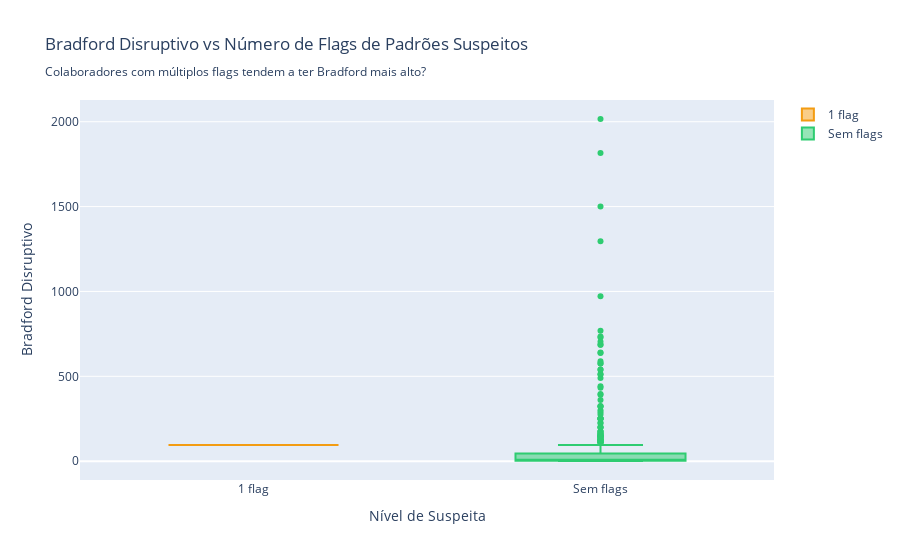

The notebook cell saved with this chart:
### Markdown cell above
### 6.4 Síntese de Padrões Suspeitos

### Code cell
# Combinar todos os flags
df_sintese = df_bradford_disruptivo[['login_colaborador', 'nome_colaborador', 'bradford_disruptivo', 'risk_level']].copy()

# Merge com flags
df_sintese = df_sintese.merge(
    df_padroes_seg_sex[['login_colaborador', 'flag_weekend_pattern']],
    on='login_colaborador',
    how='left'
).fillna(False)

df_sintese = df_sintese.merge(
    df_ponte_colab[['login_colaborador', 'flag_bridge_pattern']],
    on='login_colaborador',
    how='left'
).fillna(False)

if n_medicas_short > 0:
    df_sintese = df_sintese.merge(
        df_medicas_colab[['login_colaborador', 'flag_medica_suspeita']],
        on='login_colaborador',
        how='left'
    ).fillna(False)
else:
    df_sintese['flag_medica_suspeita'] = False

# Contar número total de flags
df_sintese['num_flags'] = (
    df_sintese['flag_weekend_pattern'].astype(int) +
    df_sintese['flag_bridge_pattern'].astype(int) +
    df_sintese['flag_medica_suspeita'].astype(int)
)

# Classificar por nível de suspeita
def classificar_suspeita(row):
    if row['num_flags'] == 0:
        return 'Sem flags'
    elif row['num_flags'] == 1:
        return '1 flag'
    elif row['num_flags'] == 2:
        return '2 flags'
    else:
        return '3 flags'

df_sintese['nivel_suspeita'] = df_sintese.apply(classificar_suspeita, axis=1)

# Estatísticas
print(f'\nDistribuição de Flags de Padrões Suspeitos:')
dist_flags = df_sintese['nivel_suspeita'].value_counts().sort_index()
for nivel, count in dist_flags.items():
    pct = (count / len(df_sintese)) * 100
    print(f'   {nivel:15s}: {count:4,} ({pct:5.1f}%)')

# Colaboradores com múltiplos flags
colab_multiplos_flags = df_sintese[df_sintese['num_flags'] >= 2]
n_multiplos = len(colab_multiplos_flags)

print(f'\nColaboradores com 2+ flags (alta suspeita):')
print(f'   {n_multiplos} colaboradores ({n_multiplos/len(df_sintese)*100:.1f}%)')

# Visualização: Relação entre Bradford e Flags
fig_sintese = go.Figure()

colors_sintese = {
    'Sem flags': '#2ecc71',
    '1 flag': '#f39c12',
    '2 flags': '#e74c3c',
    '3 flags': '#c0392b'
}

for nivel in sorted(df_sintese['nivel_suspeita'].unique()):
    df_temp = df_sintese[df_sintese['nivel_suspeita'] == nivel]
    
    fig_sintese.add_trace(go.Box(
        y=df_temp['bradford_disruptivo'],
        name=nivel,
        marker_color=colors_sintese.get(nivel, 'gray')
    ))

fig_sintese.update_layout(
    title='Bradford Disruptivo vs Número de Flags de Padrões Suspeitos<br><sub>Colaboradores com múltiplos flags tendem a ter Bradford mais alto?</sub>',
    xaxis_title='Nível de Suspeita',
    yaxis_title='Bradford Disruptivo',
    height=500
)

fig_sintese.show()

print('\n='*70)
print('GRUPO 6 CONCLUÍDO')
print('='*70)

### Figure 1 — Plotly figure (JSON) as saved in the notebook; plotly's stock layout.template omitted (floating-point values rounded to 4 significant figures; data arrays with more than 128 entries replaced by an {"elided": "..."} marker saying what was removed)
{"data": [{"marker": {"color": "#f39c12"}, "name": "1 flag", "type": "box", "y": [96]}, {"marker": {"color": "#2ecc71"}, "name": "Sem flags", "type": "box", "y": {"elided": "492 int values"}}], "layout": {"autosize": true, "title": {"text": "Bradford Disruptivo vs Número de Flags de Padrões Suspeitos<br><sub>Colaboradores com múltiplos flags tendem a ter Bradford mais alto?</sub>"}, "xaxis": {"autorange": true, "range": [-0.5, 1.5], "title": {"text": "Nível de Suspeita"}, "type": "category"}, "yaxis": {"autorange": true, "range": [-110.9, 2128.0], "title": {"text": "Bradford Disruptivo"}, "type": "linear"}}}
